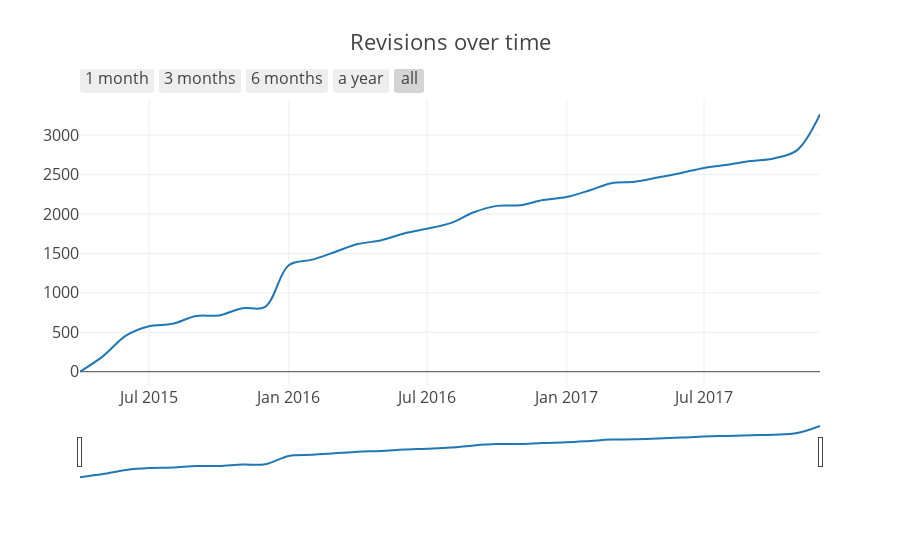

Write notebook code for a chart like this one.
### Code cell
data = list(__.pluck_attr('created_at', bb_conn.execute(select([Revision.created_at]))))
plt.iplot(over_time_chart(data, title='Revisions over time',
                         frequency='MONTHLY'),
          config=default_plotly_config)

### Figure 1 — Plotly figure (JSON) as saved in the notebook; plotly's stock layout.template omitted (floating-point values rounded to 4 significant figures)
{"data": [{"line": {"shape": "spline"}, "type": "scatter", "x": ["2015-03-31 18:30:00", "2015-04-30 18:30:00", "2015-05-31 18:30:00", "2015-06-30 18:30:00", "2015-07-31 18:30:00", "2015-08-31 18:30:00", "2015-09-30 18:30:00", "2015-10-31 18:30:00", "2015-11-30 18:30:00", "2015-12-31 18:30:00", "2016-01-31 18:30:00", "2016-02-29 18:30:00", "2016-03-31 18:30:00", "2016-04-30 18:30:00", "2016-05-31 18:30:00", "2016-06-30 18:30:00", "2016-07-31 18:30:00", "2016-08-31 18:30:00", "2016-09-30 18:30:00", "2016-10-31 18:30:00", "2016-11-30 18:30:00", "2016-12-31 18:30:00", "2017-01-31 18:30:00", "2017-02-28 18:30:00", "2017-03-31 18:30:00", "2017-04-30 18:30:00", "2017-05-31 18:30:00", "2017-06-30 18:30:00", "2017-07-31 18:30:00", "2017-08-31 18:30:00", "2017-09-30 18:30:00", "2017-10-31 18:30:00", "2017-11-30 18:30:00"], "y": [0, 194, 460, 577, 607, 706, 713, 805, 822, 1350, 1421, 1515, 1618, 1664, 1753, 1811, 1883, 2021, 2102, 2110, 2176, 2214, 2301, 2390, 2408, 2461, 2518, 2583, 2623, 2670, 2703, 2809, 3263]}], "layout": {"font": {"size": 16}, "title": "Revisions over time", "xaxis": {"rangeselector": {"buttons": [{"count": 1, "label": "1 month", "step": "month", "stepmode": "backward"}, {"count": 3, "label": "3 months", "step": "month", "stepmode": "backward"}, {"count": 6, "label": "6 months", "step": "month", "stepmode": "backward"}, {"count": 12, "label": "a year", "step": "month", "stepmode": "backward"}, {"step": "all"}]}, "rangeslider": {}, "type": "date"}}}
